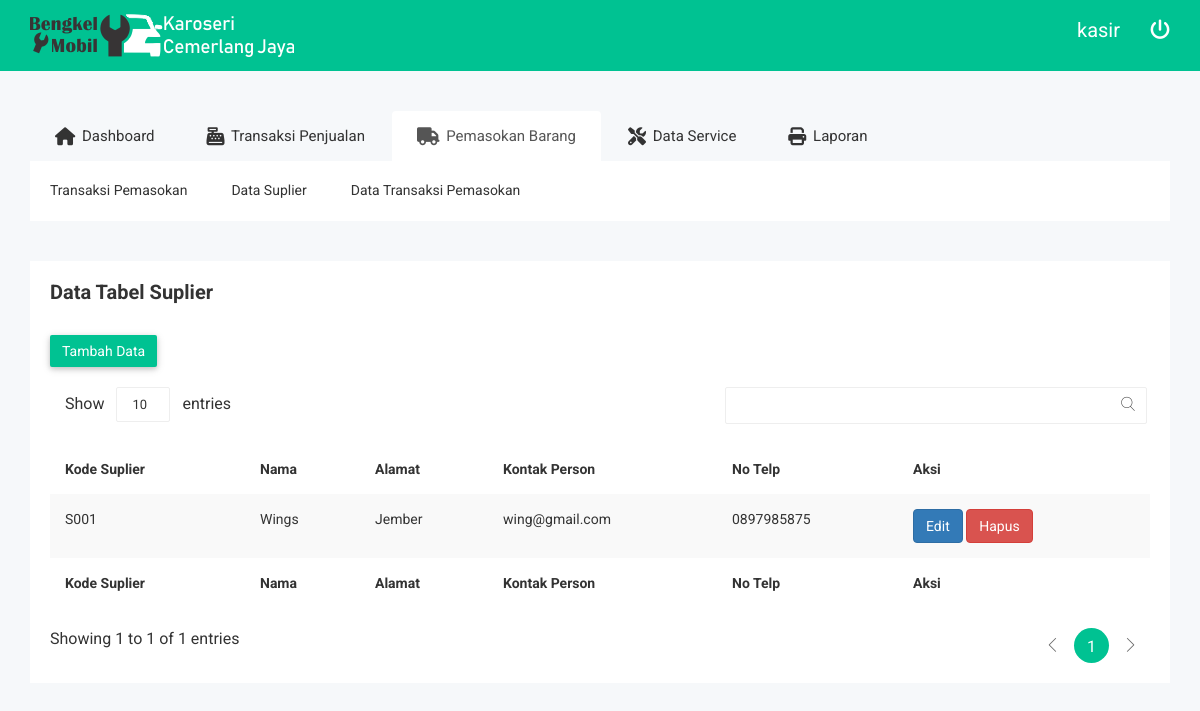
Page /kasir.php?halaman=v_suplier (signed in) on the committed database.
### tables this page shows
CREATE TABLE `suplier` (
  `kode_suplier` char(4) NOT NULL,
  `nama_suplier` varchar(50) NOT NULL,
  `alamat` text NOT NULL,
  `kontak_person` text NOT NULL,
  `telp` varchar(20) NOT NULL
);

### master/suplier/tampil.php (the view, shortened to what this page needs)
<div class="data-table-list">
    <div class="basic-tb-hd">
        <h2>Data Tabel Suplier</h2>
        <br>
        <a href="kasir.php?halaman=add_suplier" class="btn btn-success notika-btn-success">Tambah Data</a>
    </div>
    <div class="table-responsive">
        <table id="data-table-basic" class="table table-striped">
            <thead>
                <tr>
                    <th>Kode Suplier</th>
                    <th>Nama</th>
                    <th>Alamat</th>
                    <th>Kontak Person</th>
                    <th>No Telp</th>
                    <th>Aksi</th>
                </tr>
            </thead>
            <tbody>
                <?php
                $query = mysqli_query($koneksi, "SELECT * FROM suplier ORDER BY kode_suplier ASC");
                foreach ($query as $data) {
                    ?>
                <tr>
                    <td><?= $data['kode_suplier'] ?></td>
                    <td><?= $data['nama_suplier'] ?></td>
                    <td><?= $data['alamat'] ?></td>
                    <td><?= $data['kontak_person'] ?></td>
                    <td><?= $data['telp'] ?></td>
                    <td>
                        <a href="?halaman=edit_suplier&id=<?= $data['kode_suplier'] ?>" class="btn btn-primary">Edit</a>
                        <a onclick="return confirm('Yakin ingin menghapus data ?')" href="?halaman=v_suplier&hapus=<?= $data['kode_suplier'] ?>" class="btn btn-danger">Hapus</a>
                    </td>
                </tr>
                <?php } ?>
            </tbody>
            <tfoot>
                <tr>
                    <th>Kode Suplier</th>
                    <th>Nama</th>
                    <th>Alamat</th>
                    <th>Kontak Person</th>
                    <th>No Telp</th>
                    <th>Aksi</th>
                </tr>
            </tfoot>
        </table>
    </div>
</div>

### assets/template2/css/themesaller-forms.css (style rules this page uses)
html, body { border: 0; margin: 0; padding: 0; font-size: 100%; vertical-align: baseline; font: inherit; }
body { margin: 0; padding: 0; background:url(../images/body_bg.jpg) no-repeat center top; }

### assets/template2/css/main.css (style rules this page uses)
html { color: #222; font-size: 1em; line-height: 1.4; }

### rows in the picture
suplier: kode_suplier "S001", nama_suplier "Wings", alamat "Jember", kontak_person "wing@gmail.com", telp "0897985875"

### other values in the picture
$_SESSION['username'] "kasir"
